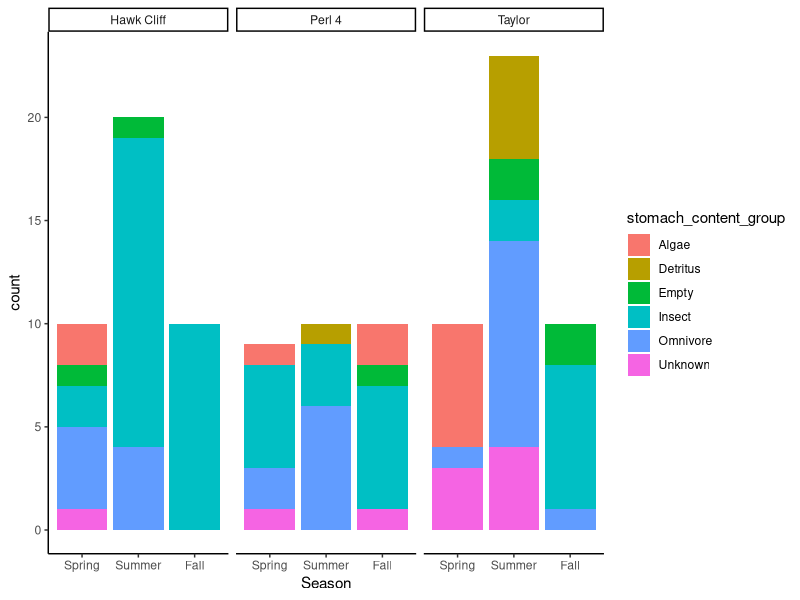
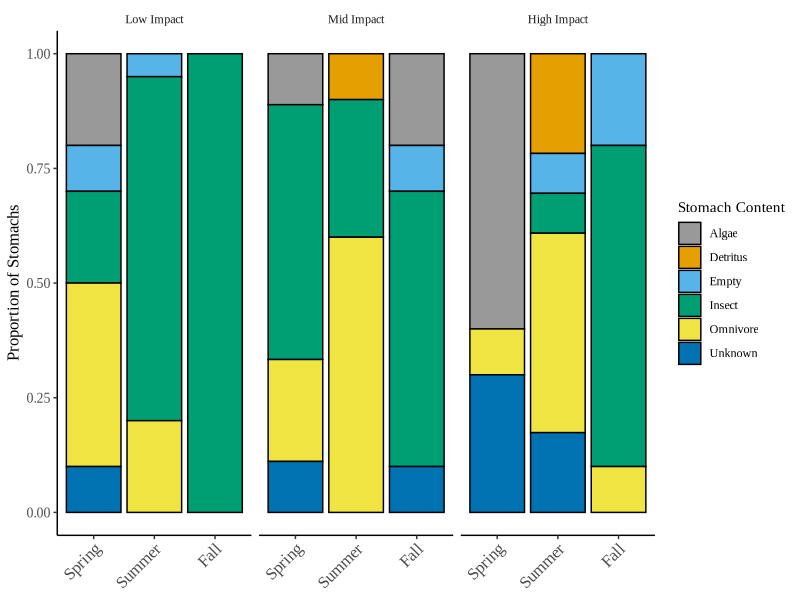
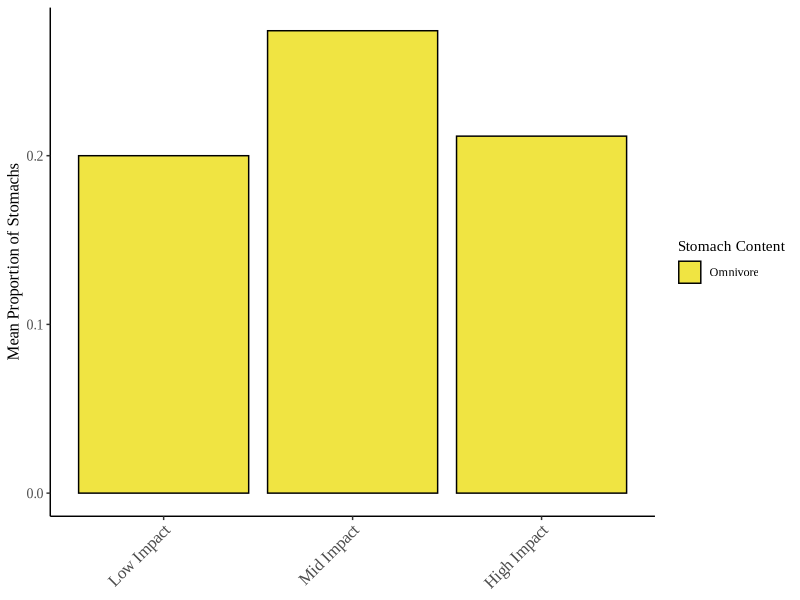
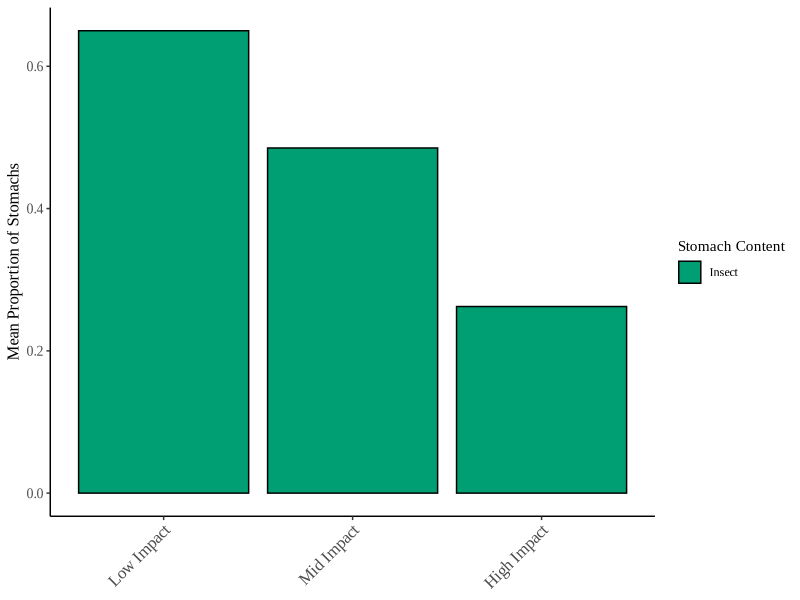
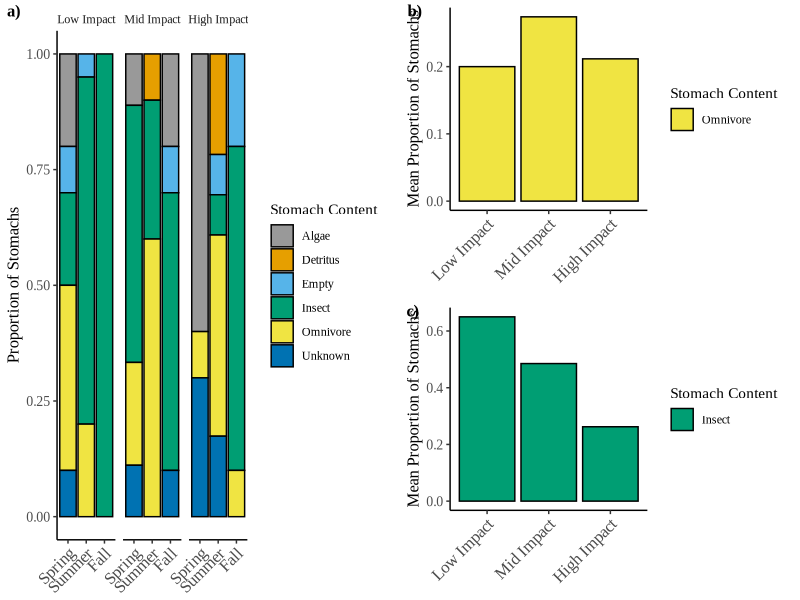

Source code (R) for these figures, in order:
##Stomach Content Data for Seasonal Stream Food Webs -- Creating summary figure



##Load Packages -- 
library(tidyverse)
library (dplyr)
library(tidyr)
library(lubridate)
library(readxl)
library(ggpubr)

fish_meta <- read.csv("data/Fish_Collection_Data/2018_Fish_Marie_CollectionData.csv")

fish_meta_cc <- fish_meta %>%
  filter(Species == "CC") %>%
  filter(Kept == "Y") %>%
  select(Season, Site, Species, Sample_ID, Stomach_Contents)

taylor_spring_sc <- read_excel("data/Fish_Collection_Data/Taylor_Spring_Minnow Trap_Stomach Contents.xlsx") %>%
  select(Season, Site, Species, Sample_ID, Stomach_Contents)

fish_meta_cc <- rbind(fish_meta_cc, taylor_spring_sc)

##need to import taylor spring cc samples -- these came from minnow trap
##Stomach content groups:
##Empty = empty
##Not taken = unknown
##Undetermined = unknown
##Algae = Algae
##Detritus = Detritus
##Insects = Insect (also: beetles, worms,)
##Fish = Fish
##Algae + insect = Omnivore (also: plant matter + insect)
##not including parasites as part of stomach contents
##brown goo? 

stomach_content_types <- as.data.frame(unique(fish_meta_cc$Stomach_Contents))

fish_meta_cc <- fish_meta_cc %>%
  mutate(stomach_content_group = case_when(
    startsWith(Stomach_Contents, "algae, insect") ~ "Omnivore",
    startsWith(Stomach_Contents, "insects, algae") ~ "Omnivore",
    startsWith(Stomach_Contents, "algae/bug") ~ "Omnivore",
    startsWith(Stomach_Contents, "plant matter/insect") ~ "Omnivore",
    startsWith(Stomach_Contents, "gastropod/algae") ~ "Omnivore",
    startsWith(Stomach_Contents, "detritus/insects") ~ "Omnivore",
    startsWith(Stomach_Contents, "detritus, insects") ~ "Omnivore",
    startsWith(Stomach_Contents, "detritus, fish, insects") ~ "Omnivore",
    startsWith(Stomach_Contents, "detritus/bug") ~ "Omnivore",
    startsWith(Stomach_Contents, "worms") ~ "Insect",
    grepl("empty", Stomach_Contents) ~ "Empty",
    grepl("not taken", Stomach_Contents) ~ "Unknown",
    grepl("unid", Stomach_Contents) ~ "Unknown",
    grepl("Unid", Stomach_Contents) ~ "Unknown",
    grepl("worm/algae", Stomach_Contents) ~ "Omnivore",
    startsWith(Stomach_Contents, "detritus") ~ "Detritus",
    startsWith(Stomach_Contents, "insect") ~ "Insect",
    startsWith(Stomach_Contents, "insects, algae") ~ "Omnivore",
    grepl("beetle", Stomach_Contents) ~ "Insect", 
    grepl("insects/worm", Stomach_Contents) ~ "Insect",
    startsWith(Stomach_Contents, "algae") ~ "Algae",
    grepl("UNK", Stomach_Contents) ~"Unknown",
    grepl("damselfly", Stomach_Contents) ~"Insect",
    grepl("chironomid", Stomach_Contents) ~"Insect",
    grepl("brown goo", Stomach_Contents) ~ "Unknown"
  ))


fish_meta_cc_test <- fish_meta_cc %>%
  group_by(Site, Season, stomach_content_group) %>%
  summarise(count = n())
  
fish_meta_cc_test$Season <- ordered(fish_meta_cc_test$Season, 
                            levels = c("Spring", "Summer", "Fall"))

stomach_content_plot <- ggplot(fish_meta_cc_test, aes(x = Season, y = count, fill = stomach_content_group)) +
  geom_col(position = "stack") +
  facet_wrap(~Site) +
  theme_classic()
stomach_content_plot

##Calculate proportion of fish w/ stomach content groups
stomach_content_prop_function <- function(x){
  df_prep <- x
  n <- nrow(df_prep)
  df_prep_count <- df_prep %>%
    group_by(stomach_content_group) %>%
    summarise(count = n())
  prop <- df_prep_count$count/n
  prop <- as.data.frame(cbind(df_prep_count, prop)) 
  prop <- merge(df_prep, prop)
}

stomach_prop <- split(fish_meta_cc, paste0(fish_meta_cc$Season, fish_meta_cc$Site)) %>%
  map(stomach_content_prop_function) %>%
  bind_rows()

stomach_prop <- stomach_prop %>%
  select(Season, Site, stomach_content_group, count, prop) %>%
  unique()

stomach_prop$Season <- ordered(stomach_prop$Season, 
                               levels = c("Spring", "Summer", "Fall"))

stomach_prop <- stomach_prop %>%
  mutate(Site_Code = case_when(
    startsWith(Site, "H") ~ "Low Impact",
    startsWith(Site, "T") ~ "High Impact", 
    startsWith(Site, "P") ~ "Mid Impact"
  ) )

stomach_prop$Site_Code <- ordered(stomach_prop$Site_Code, 
                               levels = c("Low Impact", "Mid Impact", "High Impact"))

stomach_content_prop_plot <- ggplot(stomach_prop, aes(x = Season, y = prop, fill = stomach_content_group)) +
  geom_col(position = "stack", colour = "black")  +
  theme_classic() +
  scale_fill_manual(values = c("#999999", "#E69F00", "#56B4E9", "#009E73","#F0E442", "#0072B2")) +
  facet_wrap(~Site_Code)+
  ylab("Proportion of Stomachs") +
  labs(fill = "Stomach Content") +
  theme(axis.text.x = element_text(angle = 45, hjust = 1, size = 12),axis.text.y = element_text(size = 10),axis.title.y=element_text(size = 12), axis.title.x = element_blank(),  text = element_text(family = "Times New Roman"), strip.background = element_blank()) 

stomach_content_prop_plot

##plotting out % omnivory separately
stomach_prop_omni <- stomach_prop %>%
  filter(stomach_content_group == "Omnivore") %>%
  select(Site_Code, Season, stomach_content_group, prop) %>%
  complete(Site_Code, Season, stomach_content_group, fill = list(prop=0)) %>%
  group_by(Site_Code, stomach_content_group) %>%
  summarise_at(vars(prop), list(prop_mean = mean))


omni_prop_plot <- ggplot(stomach_prop_omni, aes(x = Site_Code, y = prop_mean, fill = stomach_content_group )) +
  geom_bar(stat = "identity", colour = "black") +
  theme_classic() +
  scale_fill_manual(values = c("#F0E442")) +
  ylab("Mean Proportion of Stomachs") +
  labs(fill = "Stomach Content") +
  theme(axis.text.x = element_text(angle = 45, hjust = 1, size = 12),axis.text.y = element_text(size = 10),axis.title.y=element_text(size = 12), axis.title.x = element_blank(),  text = element_text(family = "Times New Roman"), strip.background = element_blank()) 

omni_prop_plot

##plotting out % insects separately
stomach_prop_insect <- stomach_prop %>%
  filter(stomach_content_group == "Insect") %>%
  select(Site_Code, Season, stomach_content_group, prop) %>%
  complete(Site_Code, Season, stomach_content_group, fill = list(prop=0)) %>%
  group_by(Site_Code, stomach_content_group) %>%
  summarise_at(vars(prop), list(prop_mean = mean))

##calculate magnitude of difference between low and high impact proportion of predators
mag_diff_pred <- 0.6500000/0.2623188

insect_prop_plot <- ggplot(stomach_prop_insect, aes(x = Site_Code, y = prop_mean, fill = stomach_content_group)) +
  geom_bar(stat = "identity", colour = "black") +
  theme_classic() +
  scale_fill_manual(values = c("#009E73")) +
  ylab("Mean Proportion of Stomachs") +
  labs(fill = "Stomach Content") +
  theme(axis.text.x = element_text(angle = 45, hjust = 1, size = 12),axis.text.y = element_text(size = 10),axis.title.y=element_text(size = 12), axis.title.x = element_blank(),  text = element_text(family = "Times New Roman"), strip.background = element_blank()) 

insect_prop_plot

stomach_content_fig <- ggarrange(stomach_content_prop_plot, 
                                 ggarrange(omni_prop_plot, insect_prop_plot, nrow = 2, labels = c("b)", "c)"), font.label = list(colour = "black", size = 12, family = "Times New Roman")),
                           ncol = 2,  labels = "a)",font.label = list(colour = "black", size = 12, family = "Times New Roman"))
stomach_content_fig


